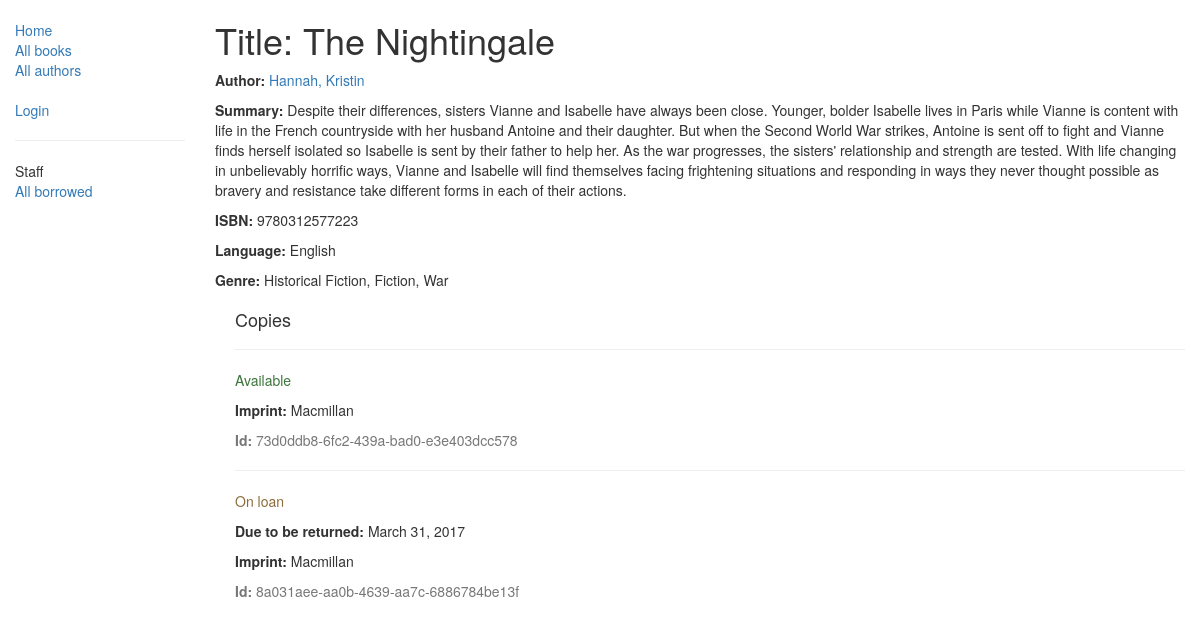
/catalog/books/1, run on the app's committed database.
### catalog/models.py (models this page shows, shortened)
class Book(models.Model):
    title = models.CharField(max_length=200)
    author = models.ForeignKey('Author', on_delete=models.SET_NULL, null=True)
    summary = models.TextField(max_length=1000, help_text="Enter a brief description of the book")
    isbn = models.CharField('ISBN',max_length=13, help_text='13 Character <a href="https://www.isbn-international.org/content/what-isbn">ISBN number</a>')
    genre = models.ManyToManyField(Genre, help_text="Select a genre for this book")
    language = models.ForeignKey('Language', on_delete=models.SET_NULL, null=True)
    def display_genre(self):
        """
        Creates a string for the Genre. This is required to display genre in Admin.
        """
        return ', '.join([ genre.name for genre in self.genre.all()[:3] ])
    display_genre.short_description = 'Genre'

class Author(models.Model):
    first_name = models.CharField(max_length=100)
    last_name = models.CharField(max_length=100)
    date_of_birth = models.DateField(null=True, blank=True)
    date_of_death = models.DateField('died', null=True, blank=True)
    def __str__(self):
        return '%s, %s' % (self.last_name, self.first_name)

class Language(models.Model):
    name = models.CharField(max_length=200, help_text="Enter a the book's natural language (e.g. English, French, Japanese etc.)")
    def __str__(self):
        return self.name

class Genre(models.Model):
    name = models.CharField(max_length=200, help_text="Enter a book genre (e.g. Science Fiction, French Poetry etc.)")
    def __str__(self):
        return self.name

class BookInstance(models.Model):
    id = models.UUIDField(primary_key=True, default=uuid.uuid4, help_text="Unique ID for this particular book across whole library")
    book = models.ForeignKey('Book', on_delete=models.SET_NULL, null=True)
    imprint = models.CharField(max_length=200)
    due_back = models.DateField(null=True, blank=True)
    borrower = models.ForeignKey(User, on_delete=models.SET_NULL, null=True, blank=True)
    LOAN_STATUS = (
        ('d', 'Maintenance'),
        ('o', 'On loan'),
        ('a', 'Available'),
        ('r', 'Reserved'),
    )
    status = models.CharField(max_length=1, choices=LOAN_STATUS, blank=True, default='d', help_text='Book availability')
    class Meta:
        ordering = ["due_back"]
        permissions = (("can_mark_returned", "Set book as returned"),)

### catalog/views.py (the view)
# urls.py: url(r'^books/(?P<pk>\d+)$', views.BookDetailView.as_view(), name='book-detail'),
class BookDetailView(generic.DetailView):
    model = Book

### catalog/templates/catalog/book_detail.html
{% extends "base_generic.html" %}
{% block content %}
  <h1> Title: {{ book.title }} </h1>
  <p><strong>Author:</strong> <a href="{% url 'author-detail' book.author.pk %}">{{ book.author }}</a></p>
  <p><strong>Summary:</strong> {{ book.summary }}</p>
  <p><strong>ISBN:</strong> {{ book.isbn }}</p>
  <p><strong>Language:</strong> {{ book.language }}</p>
  <p><strong>Genre:</strong> {% for genre in book.genre.all %} {{ genre }}{% if not forloop.last %}, {% endif %}{% endfor %}</p>
  <section style="margin-left:20px;margin-top:20px">
    <h4>Copies</h4>
    {% for copy in book.bookinstance_set.all %}
    <hr>
    <p class="{% if copy.status == 'a' %}text-success{% elif copy.status == 'd' %}text-danger{% else %}text-warning{% endif %}">{{ copy.get_status_display }}</p>
    {% if copy.status != 'a' %}<p><strong>Due to be returned:</strong> {{copy.due_back}}</p>{% endif %}
    <p><strong>Imprint:</strong> {{copy.imprint}}</p>
    <p class="text-muted"><strong>Id:</strong> {{copy.id}}</p>
    {% endfor %}
  </section>
{% endblock %}

### catalog/templates/base_generic.html (shortened to what this page needs)
<!DOCTYPE html>
<html lang="en">
<head>
  <link rel="stylesheet" href="https://maxcdn.bootstrapcdn.com/bootstrap/3.3.7/css/bootstrap.min.css">
  {% load static %}
  <link rel="stylesheet" href="{% static 'css/styles.css' %}">
</head>
<body>
  <div class="container-fluid">
    <div class="row">
      <div class="col-sm-2">
      {% block sidebar %}
      <ul class="sidebar-nav">
          <li><a href="{% url 'index' %}">Home</a></li>
          <li><a href="{% url 'books' %}">All books</a></li>
          <li><a href="{% url 'authors' %}">All authors</a></li>
          <br>
          {% if user.is_authenticated %}
            <li>User: {{ user.get_username }}</li>
            <li><a href="{% url 'my-borrowed' %}">My Borrowed</a></li>
            <li><a href="{% url 'logout'%}?next={{request.path}}">Logout</a></li>
          {% else %}
            <li><a href="{% url 'login'%}?next={{request.path}}">Login</a></li>
          {% endif %}
          <hr>
          <li>Staff</li>
          <li><a href="{% url 'all-borrowed' %}">All borrowed</a></li>
      </ul>
     {% endblock %}
      </div>
      <div class="col-sm-10 ">
      {% block content %}{% endblock %}
      </div>
    </div>
  </div>
</body>
</html>

### catalog/static/css/styles.css (style rules this page uses)
.sidebar-nav { margin-top: 20px; list-style: none; padding: 0; }

### data on the page
Book: title "The Nightingale", author "Hannah, Kristin", summary "Despite their differences, sisters Vianne and Isabelle have always been close. Younger, bolder Isabelle lives in Paris while Vianne is content with life in the French countryside with her husband Antoine and their daughter. But when the Second World War strikes, Antoine is sent off to fight and Vianne finds herself isolated so Isabelle is sent by their father to help her. As the war progresses, the sisters' relationship and strength are tested. With life changing in unbelievably horrific ways, Vianne and Isabelle will find themselves facing frightening situations and responding in ways they never thought possible as bravery and resistance take different forms in each of their actions.", isbn "9780312577223", language "English"
Genre: name "Historical Fiction"
Genre: name "Fiction"
Genre: name "War"
BookInstance: status "Available", imprint "Macmillan", id "73d0ddb8-6fc2-439a-bad0-e3e403dcc578"
BookInstance: status "On loan", due_back "March 31, 2017", imprint "Macmillan", id "8a031aee-aa0b-4639-aa7c-6886784be13f"
